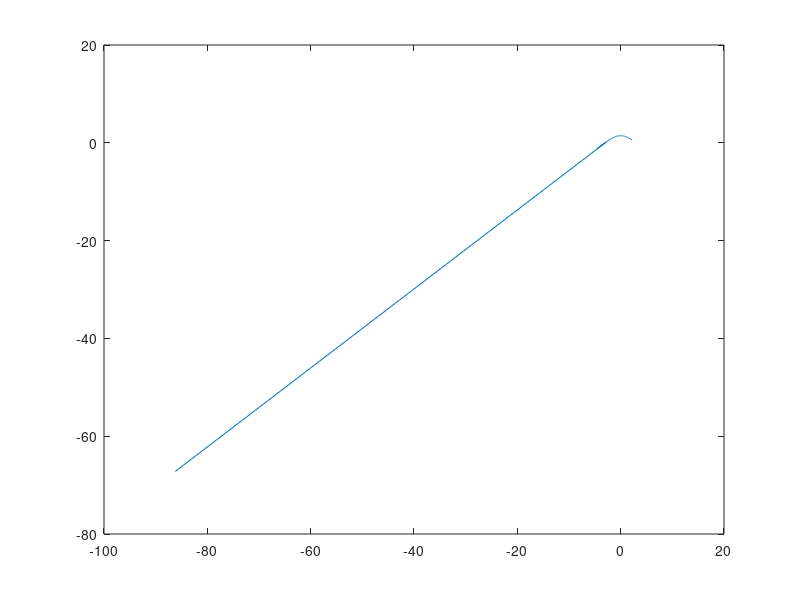

Recreate this plot in MATLAB. (Note: this script raises an error after producing the figure.)
% Darwin Quiroz
% 09/01/2020
% ECE 513
% Forward Euler method used.
% NOTE:
%%%%%%%%%%%%%%%%%%%%%%%%%%%%%%%%%%%%%%%%%%%%%%%%%%%%%%%%%%%%%%%%%%%%%%%%%%%
% Looking back on the assignment, and having better experience doing
% computations, the constants should have been made dimensionless and the
% step distance (dt) should have been a function of Nsteps. along with just
% setting the constants such as charge, epsilon, etc.. to 1 so to not
% influence the graph. and have used the Runga Kutta method over the
% forward Euler. This way would have allowed the E field equation to not be
% influenced by small distances (as a ratio) compared to what was
% developed. These methods mentioned were used when creating and
% implementing question 2 for continuous charge distributions.
%%%%%%%%%%%%%%%%%%%%%%%%%%%%%%%%%%%%%%%%%%%%%%%%%%%%%%%%%%%%%%%%%%%%%%%%%%%

clf;

% number of samples that will be taken
Nsteps = 10000;
% differential time/distance taken
dt = 0.01;
% initialization of arrays (used for other variables such as E1 and E2 so
% to analyze data computer during execution
x = nan*ones(1,Nsteps);
y = nan*ones(1,Nsteps);
t = zeros(1,Nsteps);
E_x1 = zeros(1,Nsteps-1);
E_y1 = zeros(1,Nsteps-1);
E_x2 = zeros(1,Nsteps-1);
E_y2 = zeros(1,Nsteps-1);
%position of charges
x_charge1 = -3;
y_charge1 = 0;
x_charge2 = 3;
y_charge2 = 0;
%setting constants used for E-field formula
epsilon = 8.854*10^(-12);
k = 1/(4*pi*epsilon);
% charge values are given
q1 = -1*10^(-9); % charges will be set 1 nC for simplicity
q2 = 1*10^(-9);
%%%%%%%%%%%%%%%%%%%%%%%%%%%%%%%%%%%%%%%%%%%%%%%%%%%%%%%%%%%%%%%%%%%%%%%%%%%
% 2 for loops will be created, each loop will calculate a field line and
% store these values into an array to plot
% splitting positive and negative x values into seperate arrays
%%%%%%%%%%%%%%%%%%%%%%%%%%%%%%%%%%%%%%%%%%%%%%%%%%%%%%%%%%%%%%%%%%%%%%%%%%%
% initial condition for x created (will be moved within the for loop to
% plot field lines to the left of the negative charge
x(1) = x_charge2 + 0.1; % Not used. Can delete.
t(1) = 0;
r1 = zeros(1,Nsteps);
r2 = zeros(1,Nsteps);
%number of field lines to be drawn in total (secondary for loop will use)
Nlines = 20;
fprintf('t\tx\ty\n')
% want N field lines for each charge to be drawn
% outer for loop to draw a new field line from charge at a different angle 
for i_2 = 4:4%(Nlines)
    % a total of N field lines are going to be drawn N/2 for each charge
    % first half will start using location of positive charge
    if i_2 <=(Nlines/2)  
        theta = (2*pi/Nlines)*2*i_2;
        x(1) = x_charge2 + cos(theta);
        y(1) = y_charge2 + sin(theta);
    % second half of loop will use location of negative charge
    else
        % theta starts at 0 from the +x-axis and increments by an evenly
        theta = (2*pi/Nlines)*2*i_2;
        x(1) = x_charge1 + cos(theta);
        y(1) = y_charge1 + sin(theta);
    end
    for i = 1:(Nsteps-1)
        fprintf('%.3f\t%.3f\t%.3f\n',t(i),x(i),y(i));
        % calculates the distance each loop between charges and current
        % position
        r1(i) = (((x(i) - x_charge1)^2 + (y(i) - y_charge1)^2)^(3/2));
        r2(i) = (((x(i) - x_charge2)^2 + (y(i) - y_charge2)^2)^(3/2));
        % E field is then calculated using Coulombs law for both charges
        E_x1(i) = k*q1*(x(i) - x_charge1)/r1(i);
        E_y1(i) = k*q1*(y(i) - y_charge1)/r1(i);
     
        E_x2(i) = k*q2*(x(i) - x_charge2)/r2(i);
        E_y2(i) = k*q2*(y(i) - y_charge2)/r2(i);
        % using Forward Euler method, system becomes unstable when
        % approaching the negative charge (distance between point and
        % charge becomes smaller as one approaches the positive charge and
        % E field becomes extremely large fluctuation position
        % Stop condition
        if r2(i) < 0.5 || r2(i) < 0.5 || abs(x(i)) > 10 || abs(y(i)) > 10
            break;
            % just causes the default value to stay at the charge one near
            x(i+1) = x_charge1;
            y(i+1) = y_charge1;
            t(i+1) = t(i) + dt*t(i);
        else
            % otherwise continues calculation the new position due to the
            % influence of the fields
            x(i+1) = x(i) + dt*(E_x1(i) + E_x2(i));
            y(i+1) = y(i) + dt*(E_y1(i) + E_y2(i));
            t(i+1) = t(i) + dt;
        end
    end  
% once the data for different positional points have been calculated due to
% the E-fields influence, the line is plotted onto the graph for eahc line
plot(x,y);
% hold on so to plot all field lines onto the same graph
hold on;
ax = gca;
% set axis so to show with reference to the origin
ax.XAxisLocation = 'origin';
ax.YAxisLocation = 'origin';
set(0,'DefaultLegendAutoUpdate','off')
axis square
xlabel('x')
ylabel('y')
title('point charges field lines');
print -dpdf HW_11.pdf
end







